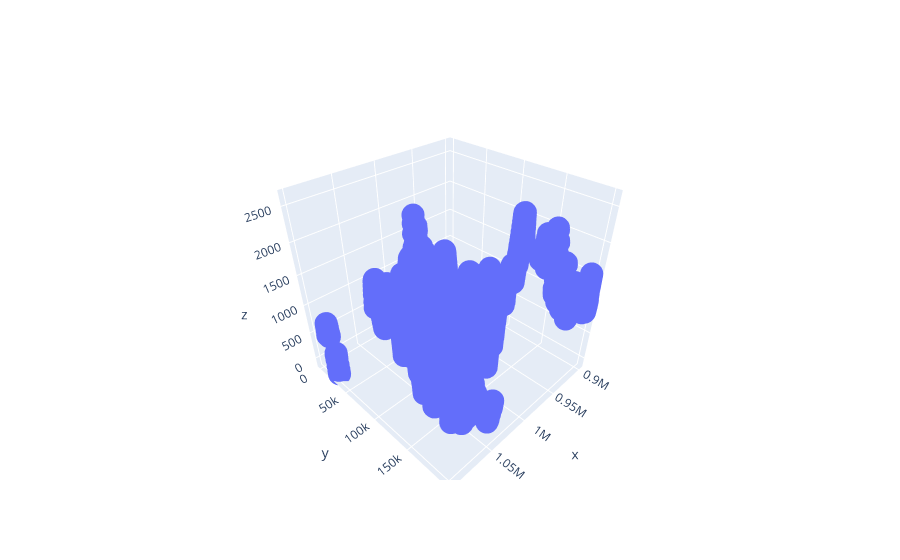

The cell this chart's notebook holds for it:
### Code cell
fig = go.Figure(data = [go.Scatter3d(x = mini["x"], y = mini["y"], z = mini["b"],
                                   mode = 'markers')])
fig.show()

### Figure 1 — Plotly figure (JSON) as saved in the notebook; plotly's stock layout.template omitted (floating-point values rounded to 4 significant figures; data arrays with more than 128 entries replaced by an {"elided": "..."} marker saying what was removed)
{"data": [{"mode": "markers", "type": "scatter3d", "x": {"elided": "13684 float values"}, "y": {"elided": "13684 float values"}, "z": {"elided": "13684 float values"}}], "layout": {}}
